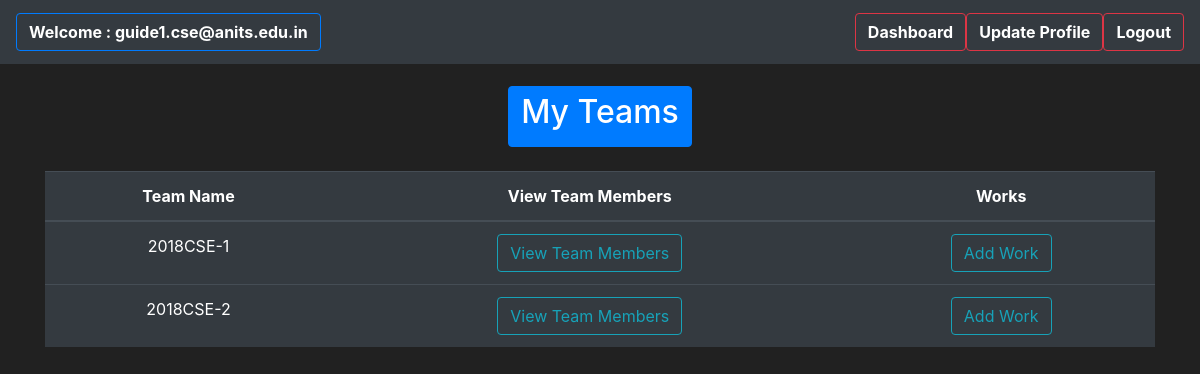
Page /guide_dashboard (signed in) on the committed database.
### project/models.py (models this page shows, shortened)
class User(db.Model,UserMixin):
    id = db.Column(db.Integer(), primary_key=True)
    email = db.Column(db.String(length=50),nullable=False)
    role = db.Column(db.String(length=20),nullable=False)
    password_hash = db.Column(db.String(length=100),nullable=False)

class Team(db.Model):
    id = db.Column(db.Integer(),primary_key=True)
    team = db.Column(db.String(length=20),nullable=False,unique=True)
    members = db.Column(db.String(length=200),nullable=False)
    guide = db.Column(db.String(length=20))
    dept = db.Column(db.String(length=10),nullable=False)
    batch = db.Column(db.String(length=6),nullable=False)

### project/routes.py (the view)
@app.route("/guide_dashboard")
@login_required
def guide_dashboard_page():
    guide = Guide.query.filter_by(email=current_user.email).first()
    my_teams = Team.query.filter_by(guide=current_user.email).all()
    return(render_template("guide_dashboard.html",guide=guide,my_teams=my_teams))

### project/models.py (called while the page is built)
@login_manager.user_loader
def load_user(user_id):
    return(User.query.get(int(user_id)))

### project/templates/guide_dashboard.html (shortened to what this page needs)
<!DOCTYPE html>
<html lang="en">
<head>
    <link rel="stylesheet" href="https://cdn.jsdelivr.net/npm/bootstrap@4.5.3/dist/css/bootstrap.min.css">
</head>
<body>
    <nav class="navbar navbar-expand-md navbar-dark bg-dark">
        <a class="navbar-brand" href="#">
            <button class="btn btn-outline-primary">
                <b>Welcome : {{ current_user.email }}</b>
            </button>
        </a>
        <ul class="navbar-nav">
            <ul class="navbar-nav mr-auto">
                <li class="nav-item">
                    <a href="{{ url_for('guide_dashboard_page') }}">
                        <button type="button" class="btn btn-outline-danger">
                            <b>Dashboard</b>
                        </button>
                    </a>
                </li>
                <li class="nav-item">
                    <a href="#">
                        <button type="button" class="btn btn-outline-danger">
                            <b>Update Profile</b>
                        </button>
                    </a>
                </li>
                <li class="nav-item">
                    <a href="{{ url_for('logout_page') }}">
                        <button type="button" class="btn btn-outline-danger">
                            <b>Logout</b>
                        </button>
                    </a>
                </li>
            </ul>
    </nav>
    <div class="text-center">
        <div class="container">
            <button type="button" class="btn btn-primary" style="margin-top: 2%;">
                <h2>My Teams</h2>
            </button>
            <br><br>
            <table class="table table-hover table-dark">
                <thead>
                    <tr>
                        <th>Team Name</th>
                        <th>View Team Members</th>
                        <th>Works</th>
                    </tr>
                </thead>
                <tbody>
                    {% for team in my_teams %}
                        <tr>
                            <td>{{ team.team }}</td>
                            <td>
                                <a href="view_team/{{ team.team }}" target="_blank">
                                    <button class="btn btn-outline-info">View Team Members</button>
                                </a>
                            </td>
                            <td>
                                <a href="add_work/{{ team.team }}" target="_blank"><button class="btn btn-outline-info">Add Work</button></a>
                            </td>
                        </tr>
                    {% endfor%}
                </tbody>
            </table>
        </div>
    </div>
   </body>
</body>

### project/templates/guide_dashboard.html (style rules this page uses)
body { background-color: #212121; color: white; }
b { color: white; }
body { background-color: #212121; color: white }

### rows in the picture
User: email "guide1.cse@anits.edu.in"
Team: team "2018CSE-1"
Team: team "2018CSE-2"
